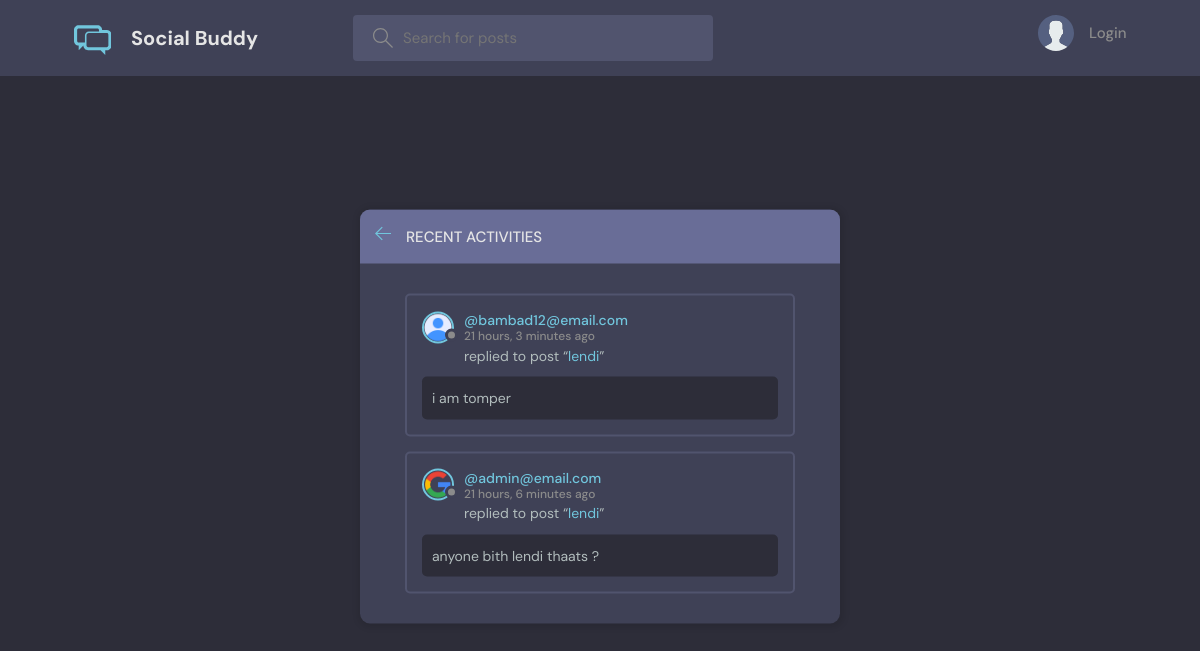
The page /activity/ on the database as committed earlier.
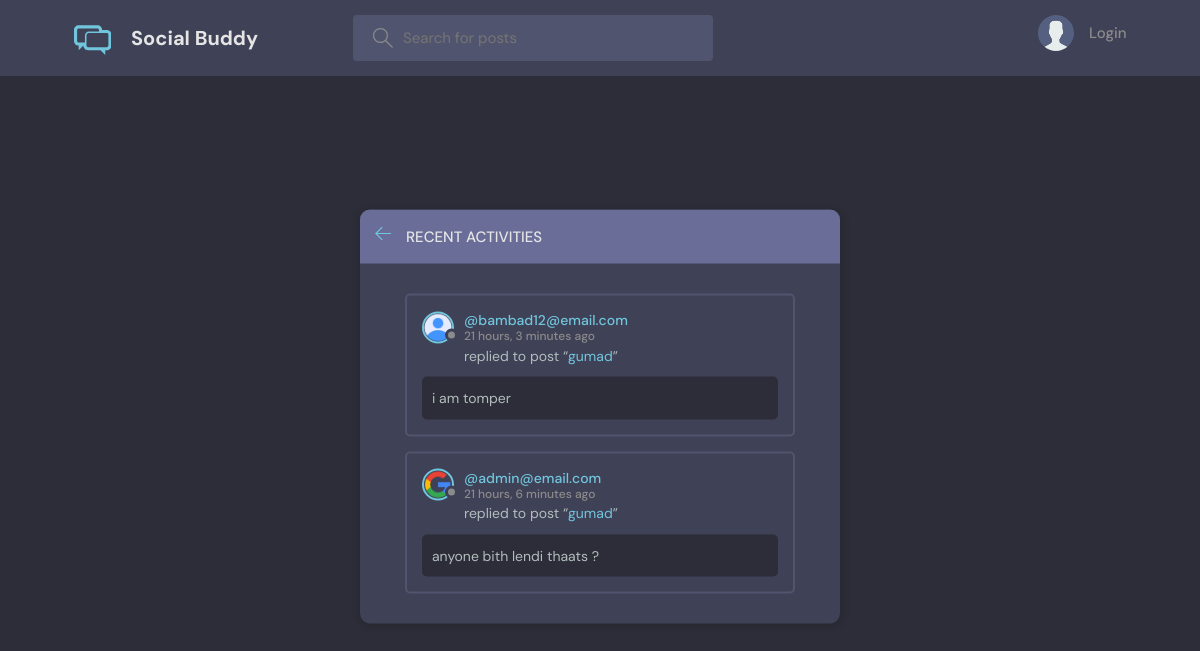
The same page on the database as committed later.
### base/models.py (models this page shows, shortened)
class Message(models.Model):
    user = models.ForeignKey(User, on_delete=models.CASCADE)
    room = models.ForeignKey(Room, on_delete=models.CASCADE)
    body = models.TextField()
    updated = models.DateTimeField(auto_now=True)
    created = models.DateTimeField(auto_now_add=True)
    class Meta:
        ordering = ['-updated', '-created']

class Room(models.Model):
    host = models.ForeignKey(User, on_delete=models.SET_NULL, null=True)
    topic = models.ForeignKey(Topic, on_delete=models.SET_NULL, null=True)
    name = models.CharField(max_length=200)
    description = models.TextField(null=True, blank=True)
    participants = models.ManyToManyField(
        User, related_name='participants', blank=True)
    updated = models.DateTimeField(auto_now=True)
    created = models.DateTimeField(auto_now_add=True)
    class Meta:
        ordering = ['-updated', '-created']
    def __str__(self):
        return self.name

class User(AbstractUser):
    name = models.CharField(max_length=200, null=True)
    email = models.EmailField(unique=True, null=True)
    bio = models.TextField(null=True)
    avatar = models.ImageField(null=True, default="avatar.svg")
    USERNAME_FIELD = 'email'
    REQUIRED_FIELDS = ['username', 'password']

### base/views.py (the view)
# urls.py: path('activity/', views.activityPage, name="activity"),
def activityPage(request):
    room_messages = Message.objects.all()
    return render(request, 'base/activity.html', {'room_messages': room_messages})

### base/templates/base/activity.html (shortened to what this page needs)
{% extends 'main.html' %}
{% block content %}
<main class="layout">
  <div class="container">
    <div class="layout__box">
      <div class="layout__boxHeader">
        <div class="layout__boxTitle">
          <a href="{% url 'home' %}">
            <svg version="1.1" xmlns="http://www.w3.org/2000/svg" width="32" height="32" viewBox="0 0 32 32">
              <title>arrow-left</title>
              <path
                d="M13.723 2.286l-13.723 13.714 13.719 13.714 1.616-1.611-10.96-10.96h27.625v-2.286h-27.625l10.965-10.965-1.616-1.607z">
              </path>
              </path>
            </svg>
          </a>
          <h3>Recent Activities</h3>
        </div>
      </div>
      <div class="activities-page layout__body">
        {% for message in room_messages %}
        <div class="activities__box">
          <div class="activities__boxHeader roomListRoom__header">
            <a href="{% url 'user-profile' message.user.id %}" class="roomListRoom__author">
              <div class="avatar avatar--small">
                <img src="{{message.user.avatar.url}}" />
              </div>
              <p>
                @{{message.user}}
                <span>{{message.created|timesince}} ago</span>
              </p>
            </a>
          </div>
          <div class="activities__boxContent">
            <p>replied to post “<a href="{% url 'room' message.room.id %}">{{message.room}}</a>”</p>
            <div class="activities__boxRoomContent">
              {{message.body}}
            </div>
          </div>
        </div>
        {% endfor %}
      </div>
    </div>
  </div>
</main>
{% endblock content %}

Rows that differ between the two databases and show on the page:
changed through a linked row, Message "i am tomper": room "lendi" → "gumad"
changed through a linked row, Message "anyone bith lendi thaats ?": room "lendi" → "gumad"
